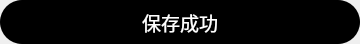
<?xml version="1.0" encoding="UTF-8"?>
<ui version="4.0">
 <class>ToastDialog</class>
 <widget class="QDialog" name="ToastDialog">
  <property name="geometry">
   <rect>
    <x>0</x>
    <y>0</y>
    <width>360</width>
    <height>44</height>
   </rect>
  </property>
  <property name="sizePolicy">
   <sizepolicy hsizetype="Maximum" vsizetype="Maximum">
    <horstretch>0</horstretch>
    <verstretch>0</verstretch>
   </sizepolicy>
  </property>
  <property name="minimumSize">
   <size>
    <width>360</width>
    <height>44</height>
   </size>
  </property>
  <property name="maximumSize">
   <size>
    <width>360</width>
    <height>57</height>
   </size>
  </property>
  <property name="windowTitle">
   <string>Dialog</string>
  </property>
  <layout class="QVBoxLayout" name="verticalLayout">
   <property name="spacing">
    <number>0</number>
   </property>
   <property name="leftMargin">
    <number>0</number>
   </property>
   <property name="topMargin">
    <number>0</number>
   </property>
   <property name="rightMargin">
    <number>0</number>
   </property>
   <property name="bottomMargin">
    <number>0</number>
   </property>
   <item>
    <widget class="QFrame" name="frame">
     <property name="styleSheet">
      <string notr="true">color: white;
border-radius: 22px;
background-color: #000000</string>
     </property>
     <property name="frameShape">
      <enum>QFrame::StyledPanel</enum>
     </property>
     <property name="frameShadow">
      <enum>QFrame::Raised</enum>
     </property>
     <layout class="QHBoxLayout" name="horizontalLayout">
      <item>
       <spacer name="horizontalSpacer">
        <property name="orientation">
         <enum>Qt::Horizontal</enum>
        </property>
        <property name="sizeHint" stdset="0">
         <size>
          <width>14</width>
          <height>20</height>
         </size>
        </property>
       </spacer>
      </item>
      <item>
       <widget class="QLabel" name="label">
        <property name="font">
         <font>
          <pointsize>14</pointsize>
          <weight>50</weight>
          <bold>false</bold>
         </font>
        </property>
        <property name="text">
         <string>保存成功</string>
        </property>
        <property name="alignment">
         <set>Qt::AlignCenter</set>
        </property>
       </widget>
      </item>
      <item>
       <spacer name="horizontalSpacer_2">
        <property name="orientation">
         <enum>Qt::Horizontal</enum>
        </property>
        <property name="sizeHint" stdset="0">
         <size>
          <width>14</width>
          <height>20</height>
         </size>
        </property>
       </spacer>
      </item>
     </layout>
    </widget>
   </item>
  </layout>
 </widget>
 <resources/>
 <connections/>
</ui>
